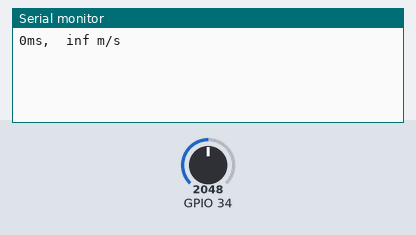
The sketch below on a simulated ESP32. Shown: the last lines printed to the serial monitor. Inputs (shaded band) come from the test bench; at power-on: GPIO 34 = 2048.

Above: at 1.2 s.
1.3 s: GPIO 34 set to 0
At 2.5 s:
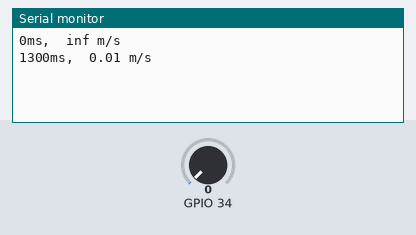
2.8 s: GPIO 34 set to 491
At 3.8 s:
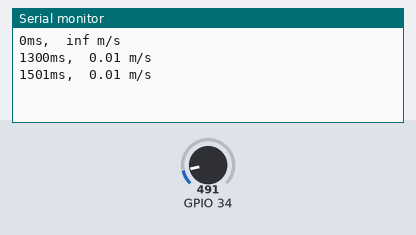

The sketch:

currentSpeed.ino
```cpp
//TODO: make the measurmenet an average over a period, not an instantaneous value reading

//example code below should be plug and play with my esp32 setup, taken from https://www.roboticboat.uk/Microcontrollers/Uno/GarminPaddleWheel/GarminPaddleWheel.html courtesy of Dr. Bowman

// Timer
unsigned long mytime;
unsigned long lasttime = 0;
unsigned long diff;

int val;
int oldval;

float water_speed;

// the setup() method runs once, when the sketch starts

void setup()
{
Serial.begin(115200);
}


void loop()
{
  //delay(3000);
  // Read the speedometer
  // The speedometer signal oscillates between 0 and 1023 (when at 5v)
  // The speedometer signal oscillates between 0 and 659 (when at 3.3v)
  // So the signal is either 0 or a positive number.
  // Want to detect then the signal falls to zero or rises from zero
  // The speed of the oscillation is the rotation of the wheel

  val = analogRead(34);

  // The paddle wheel has turned.
  if ((val == 0 && oldval>0) || (oldval == 0 && val>0)) {

    // Find change in milliseconds since last
    mytime = millis();
    diff = mytime - lasttime;
    lasttime = mytime;

    // The wheel has moved 2 cm between the change 0 and 1....taking his word for that here


    Serial.print(diff);
    Serial.print("ms,\t");

    water_speed = (float)1300 / diff; //because of math in the working example, trying with 1300
    water_speed = water_speed / 100; //for testing, the testo can't do knots but it can do m/s
    //water_speed = water_speed / 51.444; //covert to knots from cm/s
    Serial.print(water_speed);
    Serial.println(" m/s"); //again, for testing
    //Serial.println(" knots");
  }
  // Update the oldval
  oldval = val;
  //delay(1000);
}
```

Measured:
- after the input at 1.3 s, the serial monitor: prints a new line at once (image 1)
- after the input at 2.8 s, the serial monitor: prints a new line at once (image 2)
